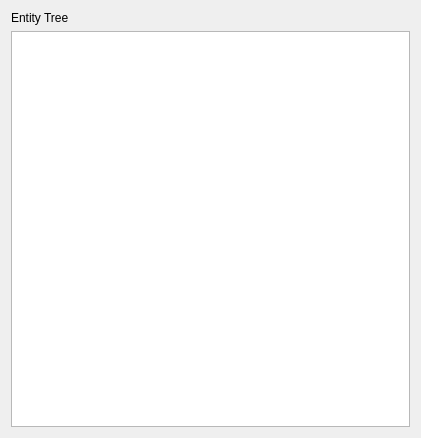
<?xml version="1.0" encoding="UTF-8"?>
<ui version="4.0">
 <author>Moritz Wade, ZIB 2010</author>
 <class>SBMLEntityWidget</class>
 <widget class="QWidget" name="SBMLEntityWidget">
  <property name="geometry">
   <rect>
    <x>0</x>
    <y>0</y>
    <width>421</width>
    <height>438</height>
   </rect>
  </property>
  <property name="sizePolicy">
   <sizepolicy hsizetype="Expanding" vsizetype="Expanding">
    <horstretch>0</horstretch>
    <verstretch>0</verstretch>
   </sizepolicy>
  </property>
  <property name="windowTitle">
   <string>Form</string>
  </property>
  <layout class="QVBoxLayout" name="verticalLayout">
   <item>
    <widget class="QLabel" name="labelEntityTree">
     <property name="text">
      <string>Entity Tree</string>
     </property>
    </widget>
   </item>
   <item>
    <widget class="QTreeView" name="treeView">
     <property name="sizePolicy">
      <sizepolicy hsizetype="Expanding" vsizetype="Expanding">
       <horstretch>0</horstretch>
       <verstretch>0</verstretch>
      </sizepolicy>
     </property>
     <property name="selectionMode">
      <enum>QAbstractItemView::ExtendedSelection</enum>
     </property>
     <property name="uniformRowHeights">
      <bool>true</bool>
     </property>
    </widget>
   </item>
  </layout>
 </widget>
 <resources>
  <include location="../resources.qrc"/>
 </resources>
 <connections/>
</ui>
